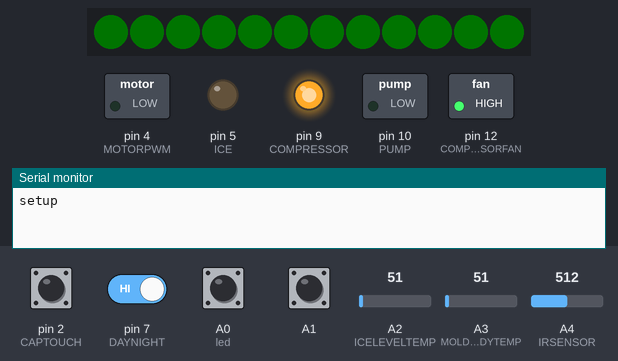
Bench run of a sketch on a simulated Arduino Uno, built with avr-gcc and run on an emulated ATmega328P. Parts: 12 RGB LEDs in strip order, left to right, switched loads named in the sketch (green lamp = pin HIGH), output pins drawn as LEDs (lit = HIGH), the last lines printed to the serial monitor. The test bench sets the inputs (shaded band); at power-on: A0 (led), A1, pin 7 (DAYNIGHT) HIGH, pin 2 (CAPTOUCH) LOW, A2 (ICELEVELTEMP) = 51, A3 (MOLDBODYTEMP) = 51, A4 (IRSENSOR) = 512. Dim RGB values are drawn brighter than linear.

Above: at 9.59 s.
11.0 s: A0 (led) pulled LOW for 0.15 s
At 11.7 s:
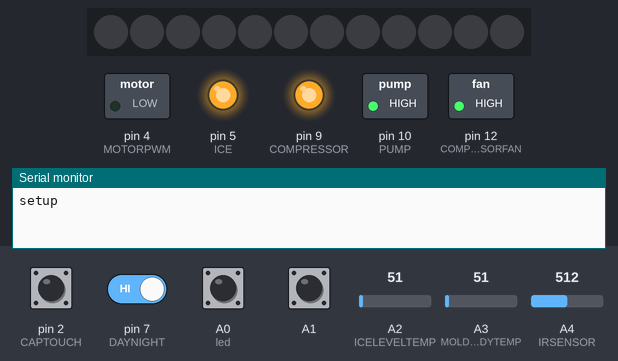
12.6 s: pin 7 (DAYNIGHT) driven LOW
At 13.6 s:
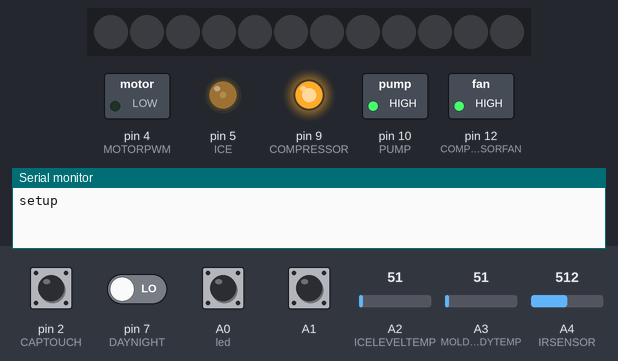
15.6 s: pin 7 (DAYNIGHT) driven HIGH
At 16.1 s:
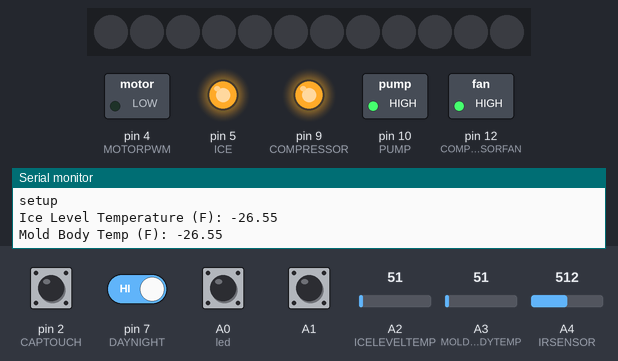
17.1 s: A1 pulled LOW for 0.15 s
At 18.3 s:
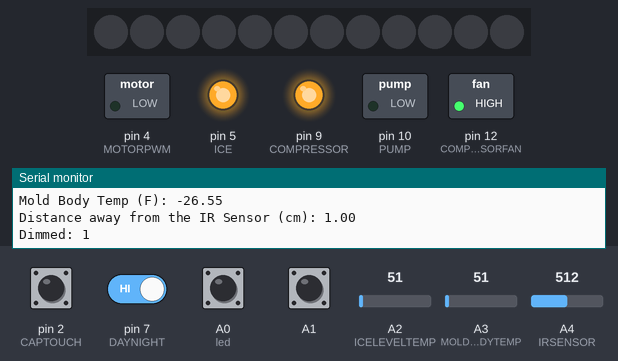
18.7 s: A0 (led) pulled LOW for 1 s
At 19.0 s:
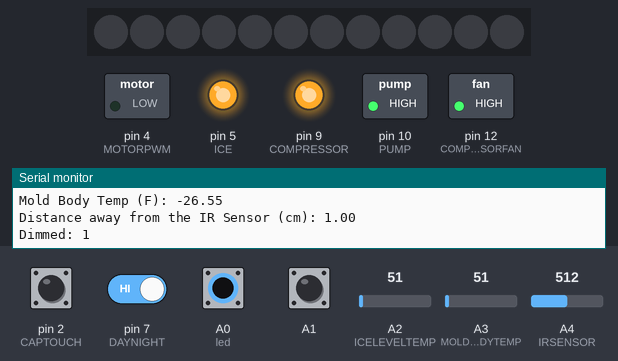
21.2 s: A1 pulled LOW for 1 s
At 21.5 s:
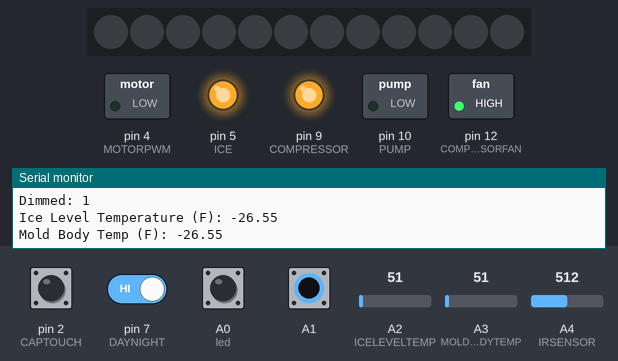
Timing chart, 0 to 24.2 s (numbered marks = the images above; inputs shaded):
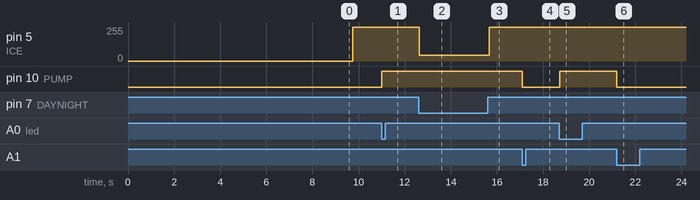

The sketch:

opal_9_1.ino
```cpp
// opal_9_1
// This program drives the neopixels on the nugget ice prototype responds to some environmental iputs.
// The core of this program is a switch case statement that selects the current display mode.
// Each function runs through the display linearly, so it sets the leds immediately then waits within the
// function until the next time it needs the update. In opal_timer each light mode works as a function of time.
// Authors: Ricardo Aguiar and John Nolan
// last updated September 1

#include <Adafruit_NeoPixel.h>
#include <EEPROM.h>
//#include <chillhub.h>
//#include <crc.h>
#include <QueueArray.h>

#define CAPTOUCH   2    // Digital IO pin connected to the button.  This will be
                          // driven with a pull-up resistor so the switch should
                          // pull the pin to ground momentarily.  On a high -> low
                          // transition the button press logic will execute.
#define MOTORRPM 3        // motor feedback
#define MOTORPWM 4        // rate at which we want to drive the motor
#define ICE 5             // The led's that illuminate the ice inside of the bucket
#define NEOPIXEL    6     // Digital IO pin connected to the NeoPixels.
#define DAYNIGHT 7        // Logic input, either dim all lights or keep them bright
#define MOTORTIMOUT 8     // count in between pulses so we know when the motor times out
#define COMPRESSOR 9      // drive the relay to turn on the compressor
#define PUMP     10       // turn the MOSFET on to drive the waterpump

#define COMPRESSORFAN 12   // turn on the MOSFET to turn on the fan
#define PIXEL_COUNT 12     // # of pixels in on the neopixel ring
#define ICELEVELTEMP A2    // temperature reading of the ice in the bucket to stop making ice
#define MOLDBODYTEMP A3    // temperaturne of the mold body
#define IRSENSOR A4        // how much ice in the bucket

Adafruit_NeoPixel strip = Adafruit_NeoPixel(PIXEL_COUNT, NEOPIXEL, NEO_GRB + NEO_KHZ800);

bool oldState = HIGH;
int showType = 4;// "showType" initial state

//ir sensor setup
float IR = A4;
float IRvalue;
float IRavg[10];
float distance = 0;
boolean flag =false;;
QueueArray<float> averageQueue;
const int AVG_COUNT = 100;


void setup() {
  pinMode(CAPTOUCH, INPUT);                             // Set the pin as in input (might need to be INPUT not INPUT_PULLUP)
  pinMode(ICE, OUTPUT);             // set up pin to send signal to transistor
  pinMode(PUMP, OUTPUT); // send signals to the pump
  pinMode(COMPRESSOR, OUTPUT);
  pinMode(COMPRESSORFAN, OUTPUT);
  pinMode(A0, INPUT);
  pinMode(ICELEVELTEMP, INPUT); //-
  pinMode(IRSENSOR, INPUT); //-
  digitalWrite(A0, HIGH); // set low water pin to input_pullup
  pinMode(A1, INPUT);
  digitalWrite(A1, HIGH); // set high water pin to input_pullup
  pinMode(MOTORPWM, OUTPUT);
  analogWrite(MOTORPWM, 127);
  strip.begin();                                                 // This initializes the NeoPixel library.
  strip.show();
  Serial.begin(9600);	// Debugging only
  Serial.println("setup");

// Initialise the IO and ISR
// Initialize all pixels to 'off'
//digitalWrite(ICE, HIGH);         // just set leds on for now, might use interrupt to change when motor powers on
 digitalWrite(COMPRESSOR, HIGH);
 digitalWrite(COMPRESSORFAN, HIGH);

 powerOn(strip.Color(0, 255, 0), 20);  // power on cycle // it might miss the char that exits this
}
//---------------------------------------------------------------

void loop() {

  ICELEVELDETECT1();          //--
  MOLDBODYTEMPERATURE();             //--
  Dim();                            //--
  double id = analogRead(IR) *5/1023;
  IRvalue = id;
  averageQueue.enqueue(IRvalue);
   if (averageQueue.count() >= AVG_COUNT) {
     distance = getAverage();
     distance = 0.0048*id*id-0.13*id+1.2403;
     Serial.print("Distance away from the IR Sensor (cm): ");
     Serial.println(distance);
     Serial.print("Dimmed: ");
     Serial.println(digitalRead(DAYNIGHT));
   }
   Wait(20);
   /**********start Show*************/
 /*if(startShow(showType)) { // detected a button press during the wait block
      if (showType > 5) showType = 0; // testing (from 100)
      else showType++; // increment if 0 through 5
  }*/
  /******Un comment this to see the neopixel display******
   *This statement runs the lights with the current 'showtype' (0 through 5) and increments
   * the showtype when the user presses a button. This let us cycle through the different
   * light states. The problem is that we read the IR sensor in this loop. Unless we use an interrupt
   * there was not a good way to keep a constant average.
    */
    /*****************************/
     delay(20);
}

//----------------------------------------------------------------
//"startShow" is called in the loop and contains all other functions within itself
// Assign colors here (R, G, B).  0 being off, 255 being the brightest.
char startShow(char c) {
  switch(c){ // switch input from the transmitter

    case 0: //filling up the ice case
           Serial.println("Starting Ice");
           return Ice(0, 0, 155, 50);    //color function of ice
           break;

    case 1: for (uint16_t ioff=0; ioff <= 11; ioff++) { // no ice case, slosh with top half off
                setRing(ioff, 0, 0, 0); // set top half off
            }
            return Slosh(15, 5, 45, 1000);
            break;

    case 2: for (uint16_t iw= 0; iw <= 11; iw++) { // needs water case, slosh with top half white
                setRing(iw, 100, 100, 100); // set top half color, white
            }
            return Slosh(5, 3, 25, 1000);
            break;

    case 3: // ice bucket full, strobe with white
            return fullIce(20, 1000);
            break;

    case 4: // cleaning cycle (with yellow)
            return Clean(255, 255, 0, 500);
            break;

    case 5: // you messed something up
            return Error(strip.Color(255, 0, 0), 2000);
            break;

    case 6: break; // no button down, skip this state
    default: return Error(strip.Color(255, 0, 0), 2000);
             break;
}
}
//---------------------------------------------------------------------


//-------------------------------------------------------------------
//"Nugget-Ice power on"
//when the unit powers up pulse green then back off.

char powerOn(uint32_t c, uint8_t wait) {
  char sigc;

 for (int ic = 0; ic <= 25; ic++) {
  for(int i=0;i<PIXEL_COUNT;i++){
    setRing(i, ic, 105, ic);
  }
  strip.show();

  if (sigc = Wait(wait)) return sigc;
 }

  for (int ic = 25; ic >= 0; ic--) {
  for(int i=0;i<PIXEL_COUNT;i++){
    setRing(i, ic, 105, ic);
  }
  strip.show();
  if (sigc = Wait(wait)) return sigc;

  }

  if (sigc = Wait(1500)) return sigc;

 for (int ic = 105; ic >= 0; ic--) {
   for(int i=0;i<PIXEL_COUNT;i++){
    setRing(i, 0,ic,0);
 }
 strip.show();
  if (sigc = Wait(wait)) return sigc;
 } // fade out
 if (sigc = Wait(wait)) return sigc;
 }
//----------------------------------------------------------------------


int Wait(int time) { // wait for button press this amount of time

  unsigned long previousMillis;
  unsigned long buttonMillis; // time of last button press
  unsigned long defaultMillis;
  int buttonDebounce = 10;//10;
  boolean first_press = 0;
  boolean first_default_press = 0;
  boolean pressed = 0;
  boolean newDefaultState = HIGH;  //invert all default states to switch when releasing the button
  boolean oldDefaultState = LOW;
  boolean newState = LOW; // button state just read
  boolean oldState = HIGH; // button state immediately before

  if (time < 50) time = 50; // needs some extra time to debounce

  previousMillis = millis(); // set previous Millis for counter once
  do {
    delay(5); // give it some extra time.
      //currentMillis = millis(); // continually reset the current count
       newState = digitalRead(CAPTOUCH);                      // read the button
       //Serial.println(newState);
       //newDefaultState = digitalRead(BUTTON);
  if (newDefaultState == LOW && oldDefaultState == HIGH ) {                    // Check if state changed from high to low (button press).
     defaultMillis = millis(); // begin timing
     first_default_press = 1; // probably unecessary, since oldstate must be high while new is low at some point
     Serial.println("Red Button!");
  } else if (newState == HIGH && oldState == LOW ) {                    // Check if state changed from high to low (button press).
     //oldstate = newstate; // reset to stay out of this if statement
     buttonMillis = millis(); // begin timing
     first_press = 1; // keep these two button presses seperats.
  }
  if (millis() - defaultMillis > buttonDebounce && first_default_press && newDefaultState == LOW) {     // Short delay to debounce button.
     pressed = 1; // if enought time has pressed since last affirmative read, reset timer
     first_default_press = 0;
  } else if (millis() - buttonMillis > buttonDebounce && first_press && newState == HIGH) {     // Short delay to debounce button.
     pressed = 1; // if enought time has pressed since last affirmative read, reset timer
     first_press = 0;
  }
  oldState = newState;                                          // Set the last button state to the old state.
  oldDefaultState = newDefaultState;
  //Serial.println(millis() - previousMillis);

 // check reed switch logic //

 if (digitalRead(A1) == LOW) {
   digitalWrite(PUMP, LOW); // set pump motor off when high tank signal received

 } else if (digitalRead(A0) == LOW) { // check if the signals are pulled to ground
   digitalWrite(PUMP, HIGH); // set pump on when low tank signal received

 }

} while ((millis() - previousMillis) < time && !pressed);
  return pressed;
}
//-----------------------------------------------------------------------
//"NEED MORE WATER"
//move blue clockwise through the bottom four pixels
//move a lighter blue counterclockwise throught the bottom four pixels
int Slosh(int rb, int gb, int bb, uint8_t wait) {

  int sigc;

  for (int irepeat = 0; irepeat <= 2; irepeat++) {
    // sloshes bottom rather than the right side as before. (the neopixels should be rotated.
    // Start at about 3, go to 8 in a rotation of essentially 0 through -180,
    //considering pixel 0 as 90deg.
    if (sigc = lerpWheel(0, 0, 250, rb, gb, bb, 8, 3, wait)) return sigc; // slosh-to // was lerping 5 to 0
     //if (sigc = Wait(20)) return sigc;

   // strip.show();
    if(sigc = lerpWheel(0, 0, 250, rb, gb, bb, 3, 8, wait)) return sigc; // slosh-fro
     //if (sigc = Wait(20)) return sigc;//delay(20);
   // strip.show();
  }
}
//------------------------------------------------------------------------


//------------------------------------------------------------------------
//"ice making starts"
//ring is blue with white begining on top and slowly coming down both clock-wise and counter clock-wise

int Ice(int rb, int gb, int bb, uint8_t wait){
  int sigc;
  for(uint16_t a=0; a <= 11; a++) {
      setRing(a, rb, gb, bb);
      strip.show();
  }
   if (sigc = Wait(200)) return sigc; //delay(200);
   Serial.println("Passed ice wait");

   for(uint16_t a=11; a > 5; a--) {
      if (sigc = lerpPixels(rb, gb, bb, 105, 105, 105, 1000, a, 11 - a)) return sigc;    //white
      //setRing(11-a, 255, 255, 255);
      strip.show();
      //delay(1000);
   }
  return sigc;
}
//--------------------------------------------------------------------------


//-------------------------------------------------------------------------
//"Full Icebucket"
//White LED's will pulse slowly off and on only once.
//When the icebucket is full, the pulsing stops and the ring is lit 3/4 white

int fullIce(uint8_t b, uint32_t wait) { // specify brightness and the time for one transition from light to dark
   int sigc; // the signal character from the transmitter
   int levels = (155 - b)/10;
   uint32_t level_delay; // delay between each light level change
   //Serial.println("In fullIce");
   if (levels <= 0) {
         level_delay = wait;
   }
   else {
         level_delay = wait/levels; // pulse should take the length of time specified by wait
   }

   for (int ib = 155; ib > b; ib-=10) {
        for (uint8_t ip = 0; ip <= 11; ip++) { // apply to all pixels
            setRing(ip, ib, ib, ib);
            //setRing(ip, ib, ib, ib);
            strip.show();
        }
         if (sigc = Wait(level_delay)) return sigc; //delay(level_delay);
         Serial.println(ib);
   }
   for (int ib = b; ib < 155; ib+=10) {
        for (uint8_t ip = 0; ip <= 11; ip++) { // apply to all pixels
            setRing(ip, ib, ib, ib);
            //setRing(ip, ib, ib, ib);
            strip.show();
        }
        Serial.println(ib);
         if (sigc = Wait(level_delay)) return sigc; //delay(level_delay);
   }
   return sigc;
}
//-----------------------------------------------------------------------


//-------------------------------------------------------------------------
//"Nugget-Ice Error"
//when something is wrong, harshly blink red

int Error(uint32_t c, uint8_t wait) {

  int sigc;

for (int istrobe = 0; istrobe < 3; istrobe++) {

  for(int ir=0;ir<PIXEL_COUNT;ir++){
    strip.setPixelColor(ir, c);
    //TODO, change this color so setRing can use it
    strip.show();
  }
   if (sigc = Wait(200)) return sigc; //delay(50); // button needed more time

   for(int i=0;i<PIXEL_COUNT;i++){
    setRing(i, 25,0,0); // dimmer red
    strip.show();
 }
  if (sigc = Wait(200)) return sigc; //delay(50);
}

for(int ir=0;ir<PIXEL_COUNT;ir++){
    strip.setPixelColor(ir, c);
    strip.show();
  }
  //if (sigc = Wait(24000)) return sigc;

  return sigc;
}
/*-------------------------------------------------------------------------------*******/
//"Cleaning Cycle"
/*Yellow chasing no light at the begining of the cycle.  Lighter yellow chasing a backlit light yellow.
Pulse yellow as the cleaning cycle finishes.*/

int Clean(int rd, int gd, int bd, uint8_t wait){

  int sigc;
  int pbr, pbg, pbb, pdr, pdg, pdb; // progress background and dot color
  int ebr, ebg, ebb, edr, edg, edb; // empty portion background and dot color
  int progress_wait; // time to wait between each pixel in progress wheel
  int ifade; // for last stage

  pbr = 105; // progress background
  pbg = 105;
  pbb = 0;
  pdr = 155; // progress dot
  pdg = 155; // describes the color in the area that has been filled
  pdb = 25;
  ebr = 20; // empty background
  ebg = 20;
  ebb = 5;
  edr = 50; // empty dot
  edg = 50; // describes the color in the unfilled region
  edb = 25;
  progress_wait = 140;


  for (int icount = 0; icount < 3; icount++) { // initial user response loops (3)
    if (sigc = lerpWheel(rd, gd, bd, 0, 0, 0, 0, 11, 85)) return sigc;
  }

   if (sigc = Wait(wait)) return sigc;
  for (int ib = 0; ib < 12; ib ++) setRing(ib, ebr, ebg, ebb);
  // set everything to the empty background


   //if (sigc = lerpWheel(p
 for(int chase = 1; chase <= 10; chase++) { // increment lerpwheel functions
      if (sigc = lerpWheel(pdr, pdg, pdb, pbr, pbg, pbb, 0, chase, progress_wait)) return sigc; // stop at chase
      setRing(chase, pbr, pbg, pbb);
      if (sigc = lerpWheel(edr, edg, edb, ebr, ebg, ebb, chase + 1, 12, progress_wait)) return sigc; // from chase (transition between two bars) to the end
      setRing(11, ebr, ebg, ebb);
      // dark dot on a dimmer background
 }
if (sigc = lerpWheel(pdr, pdg, pdb, pbr, pbg, pbb, 0, 11, progress_wait)) return sigc; // last wheel

  if (sigc = Wait(wait)) return sigc; //delay(wait);

  for ( ifade = pbr; ifade > 5; ifade-=5) { // pbr and pbg should be the same
        for (uint8_t ip = 0; ip <= 11; ip++) { // apply to all pixels
            setRing(ip, ifade, ifade, 0);
            strip.show();
        }
         if (sigc = Wait(45)) return sigc; //delay(level_delay);
   }

   if (sigc = Wait(400)) return sigc;

   for (; ifade < pbr; ifade+=5) {
        for (uint8_t ip = 0; ip <= 11; ip++) { // apply to all pixels
            setRing(ip, ifade, ifade, 0);
            strip.show();
        }
         if (sigc = Wait(45)) return sigc; //delay(level_delay);
   }

  if (sigc = Wait(2000)) return sigc;

 strip.show();
 return sigc; //delay(wait);
}

//-----------------lerpPixel----------------------//
int lerpPixels (int R_s, int G_s, int B_s, int R_e, int G_e, int B_e, int change_time, int led_if, int led_is) { // starting and ending colors, time to change color, first and second led
  // crossfades two pixels from one color to another
   int dt = 100; // preset timedelay for each light dim (from 20)
   int steps; // number of light changes in each transition
   int dr, dg, db; // individual changes for each color
   int sigc;

   if (change_time < dt) {
     steps = 1;
   } else {
     steps = change_time/dt;
   }

   dr = (R_e - R_s)/steps; // difference between two reds divided by the number of steps
   // add to background color to reach Rdot in calculated number of steps, subtract from Rdot to reach the background within the same interval
   dg = (G_e - G_s)/steps;
   db = (B_e - B_s)/steps;

   for (int i_s = 0; i_s < steps; i_s++) {
     R_s += dr;
     G_s += dg;
     B_s += db;
     setRing(led_if, R_s, G_s, B_s);
     setRing(led_is, R_s, G_s, B_s);
     strip.show();
     if (sigc = Wait(dt)) return sigc; //delay(dt);
  }
   return sigc;
}

//-----------------lerpWheel----------------------//
int lerpWheel (int Rdot, int Gdot, int Bdot, int Rback, int Gback, int Bback, int istart, int iend, int change_time) {
  // smoothly slide a dot along a background, specifying the RGB of the dot and the background,
 // the starting and ending index, and the time to transition between pixels

   int dt = 100; // preset timedelay for each light dim (from 20)
   int steps; // number of light changes in each transition
   int dr, dg, db; // individual changes for each color
   int Ro, Go, Bo; // rgb value of current pixel
   int Rl, Gl, Bl; // rgb value of last pixel
   int di= abs(iend - istart)/(iend - istart);
   int sigc;

   if (change_time < dt) {
     steps = 1;
   } else {
     steps = change_time/dt;
   }

   dr = (Rdot - Rback)/steps; // difference between two reds divided by the number of steps
   // add to background color to reach Rdot in calculated number of steps, subtract from Rdot to reach the background within the same interval
   dg = (Gdot - Gback)/steps;
   db = (Bdot - Bback)/steps;

  for (int iled_b = 0; iled_b <= abs(iend - istart); iled_b++) { // di depends upon relative position of iend and istart
    setRing(istart + iled_b*di, Rback, Gback, Bback);
  } // problem here?
  setRing(istart, Rback, Gback, Bback);
  //strip.show();
 // if (sigc = Wait(dt)) return sigc; //delay(dt); // if there was a button press, not if equal.
  Ro = Rdot;
  Go = Gdot;
  Bo = Bdot;

  setRing(istart, Ro, Go, Bo);
  strip.show();
  if (sigc = Wait(dt)) return sigc; //delay(dt);

  for (int iled = 0; iled < abs(iend - istart); iled++) { // di moves it forward or back depending on positioning
  // count through total number of leds in the range
 // changed from iled = 0
    Rl = Ro;
    Gl = Go;
    Bl = Bo;
    Ro = Rback;
    Go = Gback;
    Bo = Bback;
    for (int i = 0; i < steps; i++) {
     Ro += dr;
     Go += dg;
     Bo += db;
     Rl -= dr;
     Gl -= dg;
     Bl -= db;
     setRing(istart + di + iled*di, Ro, Go, Bo); // find the leds based on the position in the range, iled
     setRing(istart + iled*di, Rl, Gl, Bl);
     strip.show();
     if (sigc = Wait(dt)) return sigc; //delay(dt);
   } // end dimming for loop
  } // end led for loop

  return sigc;
}// end function

//-------------------DECTECTICEINBUCKET---------------------------------//
void ICELEVELDETECT1(void) {
  static unsigned long previous = millis();
  unsigned long current = millis();
  double ilt = analogRead(ICELEVELTEMP);

  if ((current - previous) > 5000) {
    previous = current;
    Serial.print("Ice Level Temperature (F): ");
    Serial.println(0.0002*ilt*ilt+0.0935*ilt-31.835);
  }
} //END ICE DETECTION INSIDE OF THE BUCKET

//-----------------DETECTMOLDBODYTEMP----------------------------------//
void MOLDBODYTEMPERATURE(void) {
  static unsigned long previous = millis();
  unsigned long current = millis();
  double mbt = analogRead(MOLDBODYTEMP);

  if ((current - previous) > 5000) {
    previous = current;
    Serial.print("Mold Body Temp (F): ");
    Serial.println(0.0002*mbt*mbt+0.0935*mbt-31.835);
  }
} //END MOLDBODY TEMPERATURE DETECTION


//----------------------IRSENSOR---------------------------------------//

float getAverage() {
  float average;

  int count = averageQueue.count(); // number of items in queue before dequeing
  while (!averageQueue.isEmpty()) {
    average += averageQueue.dequeue(); // add all the members
  }
  average = average / count;

  return average;
}

//----------------------DAY/NIGHT----------------------------------------//

void Dim() {

  if (digitalRead(DAYNIGHT) == LOW) {
    analogWrite (ICE, 45);
  }
  else {
    analogWrite (ICE, 255);
}
}

void setRing(int i, int r, int g, int b) {
  // replicates strip.setPixelColor with the dimming switch taken into account
  float scale = 1.0;

  if (!digitalRead(DAYNIGHT)) {
    // dim by more than a sixth if the switch is off
    scale = 0.15; // dim factor
  }

  strip.setPixelColor(i, strip.Color(r*scale, g*scale, b*scale));
}
```

Measured:
- after the input at 11.0 s, pin 10 (PUMP): LOW → HIGH at once
- after the input at 12.6 s, pin 5 (ICE): 255/255 → 45/255 at once
- after the input at 15.6 s, pin 5 (ICE): 45/255 → 255/255 after 0.07 s
- after the input at 17.1 s, pin 10 (PUMP): HIGH → LOW at once
- after the input at 18.7 s, pin 10 (PUMP): LOW → HIGH at once
- after the input at 21.2 s, pin 10 (PUMP): HIGH → LOW at once
